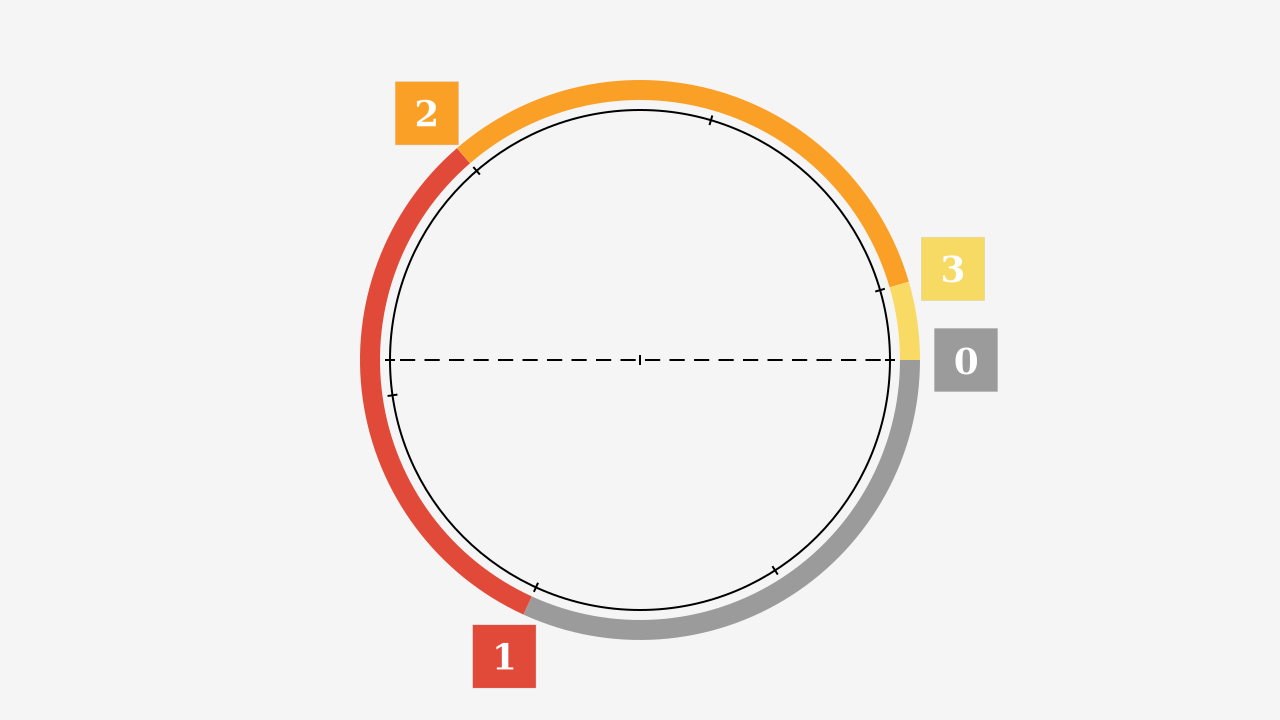

The script that drew this image:
#!/usr/bin/python

# python insidium.py

import cairo
from math import *
import numpy as np

brun = (0.659,0.518,0.392)
blau_obscur = (0.278,0.337,0.467)
violet = (0.573,0.396,0.722)
blau = (0.169,0.510,0.788)
blau_clar = (0.329,0.675,0.824)
verde_obscur = (0.000,0.659,0.522)
verde_clar = (0.380,0.737,0.427)
jalne = (0.969,0.855,0.392)
orange = (0.980,0.627,0.149)
rubie = (0.882,0.290,0.224)
gris = (0.608,0.608,0.608)
bg_gris = (0.96,0.96,0.96)
bg_blanc = (1.00, 1.00, 1.00)
fg_nigre = (0.00, 0.00, 0.00)

colores = [
  ("0",gris),("1",rubie),("2",orange),("3",jalne),
  ("4",verde_clar),("5",verde_obscur),("6",blau_clar),
  ("7",blau),("8",violet),("9",blau_obscur),(".",brun)]
colordict = dict (colores)

numbers =  [i for i in "0123456789"]
symbols = numbers + ["dot"]
image_paths = [f"set5/{i}.png" for i in symbols]
surfaces = [cairo.ImageSurface.create_from_png (path)
                     for path in image_paths]
enum = enumerate (zip (symbols, surfaces))

# rot_zero = 0.25 * tau
rot_zero = 0

w_pic, h_pic = 1280,720
x_margin,y_margin = 20,20
w_img,h_img = w_pic-2*x_margin,h_pic-2*y_margin

center_x, center_y = w_pic/2, h_pic/2
circle_r = 250

def polar_xy (r, phi):
  x = r * cos (phi)
  y = r * sin (phi)
  return (x, y)

def draw_circle (x,y,r):
  ct.arc (x,y,r,0,tau)
  ct.stroke ()

def draw_archie (x,y,r):
  ct.set_line_width (20)
  ranges = list (np.arange (0.0,tau,2.0))
  for i,(a,b) in enumerate  (zip (ranges[0:],ranges[1:]+[tau])):
    a,b = a - rot_zero, b - rot_zero
    # print (i,a,b)
    ct.set_source_rgb (*colordict[str(i)])
    ct.arc (x,y,r,a,b)
    ct.stroke ()

def draw_cross (x,y,tick_r):
  # ct.move_to (x-tick_r, y)
  # ct.line_to (x+tick_r, y)
  ct.move_to (x, y-tick_r)
  ct.line_to (x, y+tick_r)
  ct.stroke ()

def add (pt1,pt2):
  (x1,y1),(x2,y2) = pt1,pt2
  return x1+x2, y1+y2

def draw_tick (x0,y0,r1,r2,phi):
  pt1 = add ((x0,y0), polar_xy (r1,phi))
  pt2 = add ((x0,y0), polar_xy (r2,phi))
  ct.move_to (*pt1)
  ct.line_to (*pt2)

def draw_ticks ():
  ct.set_line_width (2.0)
  ct.set_source_rgb (*fg_nigre)
  ranges = list (np.arange (0.0,tau,1.0))
  for i,a in enumerate (ranges):
    a = a - rot_zero
    # print (i,a,b)
    draw_tick (center_x,center_y,circle_r-5,circle_r+5,a)
  draw_tick (center_x,center_y,circle_r-5,circle_r+5,pi)
  ct.stroke ()

def draw_d ():
  ct.set_dash([0.0,9.3,15.2,0.0])
  phi = 0.0 - rot_zero
  phi2 = pi - rot_zero
  pt1 = center_x, center_y
  pt2 = add ((center_x, center_y), polar_xy (circle_r,phi))
  pt3 = add ((center_x, center_y), polar_xy (circle_r,phi2))
  ct.move_to (*pt2)
  ct.line_to (*pt3)
  ct.stroke ()


def draw_numbers ():
  ranges = list (np.arange (0.0,tau,2.0))
  for i,a in enumerate (ranges):
    a = a - rot_zero
    # print (i,a,b)
    pt = add ((center_x, center_y), polar_xy (circle_r+76,a))
    pt = add ((-32,-32),pt)
    x,y = pt[0],pt[1]
    # ct.save ()
    ct.set_source_surface (surfaces[i],*pt)
    pattern = ct.get_source ()
    scalematrix = cairo.Matrix ()
    scalematrix.scale (2,2)
    scalematrix.translate (-x,-y)
    pattern.set_matrix(scalematrix)  
    ct.paint ()
    # ct.restore ()

surface = cairo.ImageSurface(cairo.FORMAT_ARGB32, w_pic, h_pic)

ct = cairo.Context (surface)

ct.rectangle (0, 0, w_pic, h_pic)
ct.set_source_rgb (*bg_gris)
ct.fill()

ct.set_line_width (2.0)
ct.set_source_rgb (*fg_nigre)
draw_circle (center_x, center_y, circle_r)
draw_cross (center_x, center_y, 5)
draw_archie (center_x, center_y, circle_r + 20)
draw_ticks ()
draw_d ()
draw_numbers ()

surface.write_to_png("insidium-pi.png")
